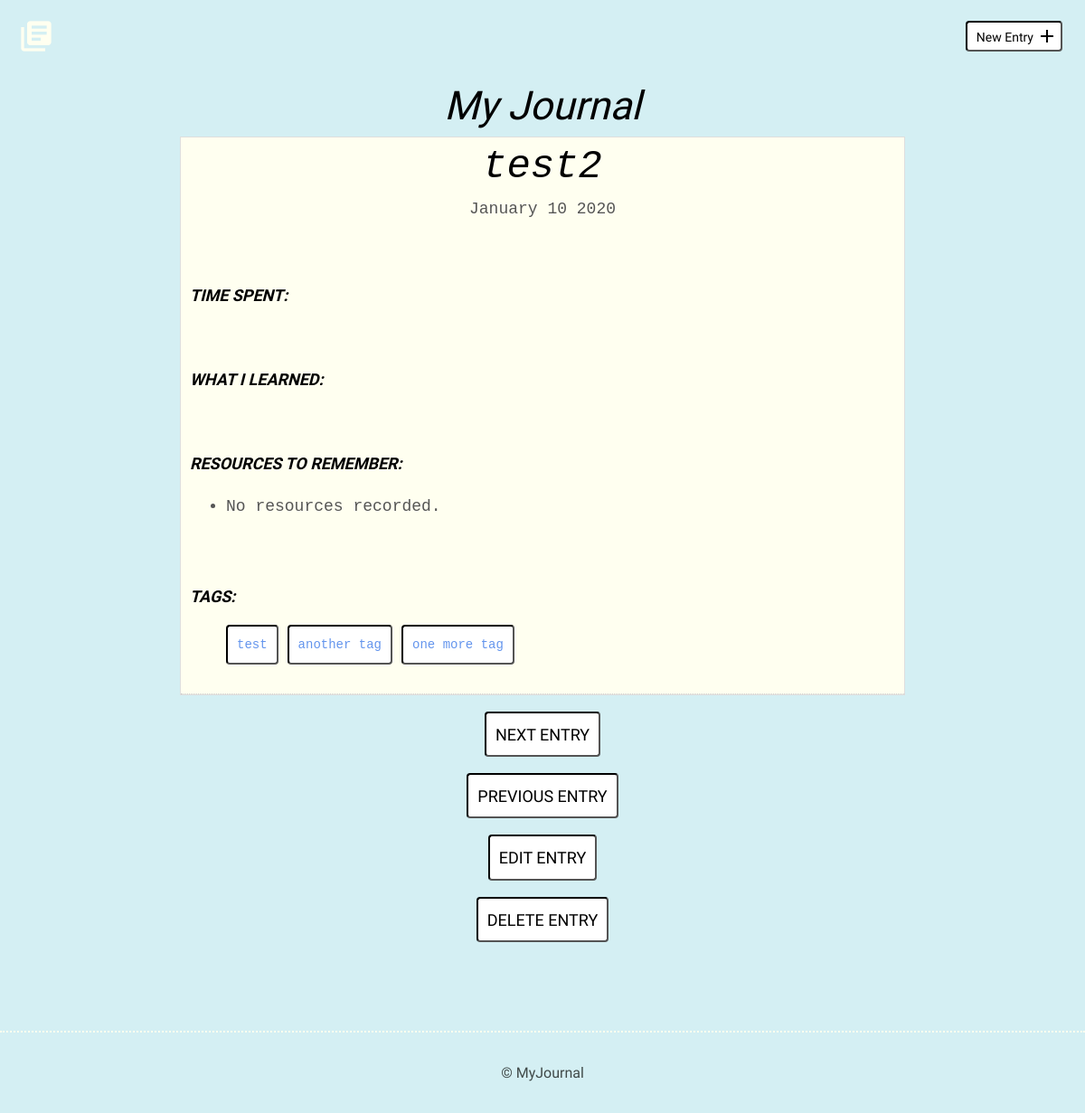
/detail.php?entryID=2, run on the app's committed database.
### tables this page shows
CREATE TABLE "entries" (
	"id"	INTEGER,
	"title"	TEXT,
	"date"	TEXT,
	"time_spent"	TEXT,
	"learned"	BLOB,
	"resources"	BLOB,
	PRIMARY KEY("id")
);

CREATE TABLE "tags" (
	"id"	INTEGER PRIMARY KEY AUTOINCREMENT UNIQUE,
	"name"	TEXT,
	"entries"	BLOB
);

### inc/Class_SqliteCommunicator.php (called while the page is built, shortened)
<?php
class Class_SqliteCommunicator
{
    private $pdo;
    private $dsn = NULL;
    private $dbUser = NULL;
    private $dbPass = NULL;
    public function __construct($dbUser = NULL, $dbPass = NULL)
    {
        $this->dbUser = $dbUser;
        $this->dbPass = $dbPass;
    }
    public function setPdoConnection(){
        try {
            if ($this->pdo === NULL) {
                if ($this->dbUser === NULL && $this->dbPass === NULL) {
                    $this->pdo = new PDO("sqlite:".$this->dsn);
                    $this->pdo->setAttribute(PDO::ATTR_ERRMODE,PDO::ERRMODE_EXCEPTION);
                    $this->pdo->exec( 'PRAGMA foreign_keys = ON;' );
                }
                else{
                    $this->pdo = new PDO($this->dsn, $this->dbUser, $this->dbPass);
                    $this->pdo->setAttribute(PDO::ATTR_ERRMODE,PDO::ERRMODE_EXCEPTION);
                    $this->pdo->exec( 'PRAGMA foreign_keys = ON;' );
                }
            }
        }
        catch (PDOException $e){
            echo "Unable to connect, please contact the administrator.";
            exit;
        }
    }
    public function setDsn($dsn)
    {
        $this->dsn = $dsn;
    }
    public function prepareAndExecuteStatement( $sql, $args){
        try {
            if ($this->pdo !== NULL):
                $prepared = $this->pdo->prepare($sql);
            else:
                $this->setPdoConnection();
                $prepared = $this->pdo->prepare($sql);
            endif;
        }
        catch (PDOException $e){
            echo $e->getMessage();
        }
        return [$prepared->execute($args), $prepared];
    }
    public function getAssocRowById($id, $table)
    {
        $sql = "SELECT * FROM $table WHERE id = ?";
        $pdoSObj = $this->prepareAndExecuteStatement($sql, [$id]);
        $data = $pdoSObj[1]->fetch(PDO::FETCH_ASSOC);
        return $data;
    }
}

### inc/functions.php (called while the page is built, shortened)
<?php
function convertDateTime($dateTime){
    return date_format(date_create($dateTime), 'F d Y');
}

### inc/Class_JournalCommunicator.php (called while the page is built, shortened)
<?php
class Class_JournalCommunicator extends Class_SqliteCommunicator
{
    public function getTagsForEntry( $entryID )
    {
        $pdoSObj = $this->prepareAndExecuteStatement("SELECT id, name FROM tags WHERE entries LIKE ?", [$entryID]);
        return $pdoSObj[1]->fetchAll(PDO::FETCH_ASSOC);
    }
}

### detail.php (the view, shortened to what this page needs)
<?php
include('header.php');
$entryID = filter_input(INPUT_GET, 'entryID', FILTER_VALIDATE_INT);
$entryData = $sqlCom->getAssocRowById($entryID, 'entries');
?>
                    <h1><?php echo $entryData['title'] ?></h1>
                    <time datetime="<?php echo $entryData['date'] ?>"><?php echo convertDateTime($entryData['date']) ?></time>
                    <div class="entry">
                        <h3>Time Spent: </h3>
                    </div>
                    <div class="entry">
                        <h3>What I Learned:</h3>
                    </div>
                    <div class="entry">
                        <h3>Resources to Remember:</h3>
                        <ul>
                            <?php
                            $resources = preg_split('/\r\n|[\r\n]/', $entryData['resources']);
                            if ( count($resources) >= 1 && $resources[0] != FALSE):
                                foreach ( $resources as $resource) {
                                    if( strpos($resource, 'http') === FALSE ) :
                                        if( preg_match('/^(?!\-)(?:(?:[a-zA-Z\d][a-zA-Z\d\-]{0,61})?[a-zA-Z\d]\.){1,126}(?!\d+)[a-zA-Z\d]{1,63}$/', $resource, $matches ) ) {
                                            $resource = 'http://' . $resource;
                                            echo '<li><a target="_blank" href="'. $resource . '">' . $resource . '</a></li>';
                                        } else {
                                            echo '<li>' . $resource . '</li>';
                                        }
                                    endif;
                               }
                            else:
                                echo '<li>No resources recorded.</li>';
                            endif;
                            ?>
                        </ul>
                    </div>
                    <div class="entry">
                        <h3>Tags:</h3>
                        <ul class="tags">
                            <?php
                            $tags = $sqlCom->getTagsForEntry($entryID);
                            if ( count($tags) >= 1 && $tags[0] != FALSE):
                                foreach ( $tags as $tag) {
                                    echo '<li><a class="button" href="./tagEntries.php?tagID='. $tag['id'] . '">' . $tag['name'] . '</a></li>';
                                }
                            else:
                                echo '<li>No tags recorded.</li>';
                            endif;
                            ?>
                        </ul>
                    </div>
                </article>
            </div>
        </div>
        <div class="edit">
            <p><a class="button" href="./detail.php?entryID=<?php echo $entryID ?>&nextEntry=true">Next Entry</a></p>
            <p><a class="button" href="./detail.php?entryID=<?php echo $entryID ?>&prevEntry=true">Previous Entry</a></p>
            <p><a class="button" href="./edit.php?entryID=<?php echo $entryID ?>">Edit Entry</a></p>
            <p><a class="button red" href="./detail.php?delete=yes&entryID=<?php echo $entryID ?>"
                  onclick="return confirm('Are you sure you want to delete this entry?')">
                Delete Entry
                </a></p>
        </div>
    </section>
<?php
include('footer.php');
?>

### css/site.css (style rules this page uses)
body { font-size: 16px; color: #404a49; background-color: #5bc4d442; font-family: 'Cousine', serif; font-weight: 400; }
.button { padding: 8px 10px 6px 10px; background: #ffffff; border: 2px inset #000000; border-radius: 4px; text-decoration: none; color: #000000; position: relative; text-align: center; font-size: 14px; animation: condense 1s 1; transform: scaleX(1); transition: 1s; }
h1, h2, h3 { margin: 0; font-weight: 400; line-height: 1em; color: #000; font-style: italic; }
h1 { font-size: 44px; margin-bottom: 12px; text-align: center; }
h3 { font-size: 18px; font-family: 'Work Sans', serif; font-weight: 600; text-transform: uppercase; }
p { line-height: 1.8em; font-size: 18px; }
p a { border-bottom: 2px solid #ffffff; padding: 0; color: #ffffff; text-decoration: none; }
ul li { line-height: 1.8em; font-size: 18px; }
ul li a { border-bottom: 2px solid #000; line-height: 1.8em; color: #000; text-decoration: none; }
.entry-list.single time { font-size: 18px; }
.entry { max-width: 800px; margin: 75px auto 0 auto; text-align: left; }
.edit { padding-bottom: 80px; text-align: center; margin: 0 auto; }
.edit a { font-weight: 400; text-transform: uppercase; font-size: 18px; display: inline-block; }
ul.tags { overflow: hidden; }
ul.tags li { list-style-type: none; float: left; margin-right: 10px; }
ul.tags a { color: cornflowerblue; display: inline-block; }

### data on the page
entries: title "test2", date "January 10 2020"
tags: name "test"
tags: name "another tag"
tags: name "one more tag"
